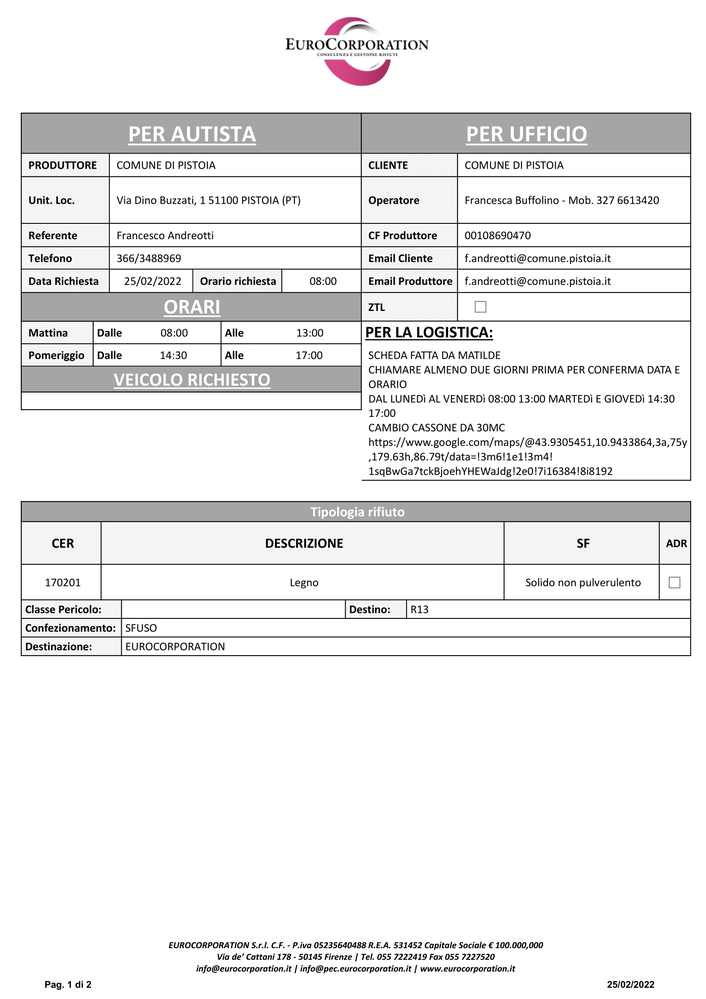
#> input picture key-value-pair-Extraction/11.png, 706 x 999 px, shrunk from 1653 x 2339 before the run, found by its file name
$ jupyter execute --allow-errors tesseract_tutorial.ipynb   (shell and % lines are left out)
#> lines starting #> are read from the running program, lines starting #| are printed output that depends on the picture; after the words box and inside, x2 and y2 are one past the last pixel; in counts of white or black regions, pixels touching at a corner belong together
## Preprocessing

[cell 1]
import re
import cv2

import numpy as np
import pytesseract
from pytesseract import Output
from matplotlib import pyplot as plt

[cell 2]
IMG_DIR = 'images/'

### Preprocessing of images using OpenCV

We will write basic functions for different preprocessing methods
- grayscaling
- thresholding
- dilating
- eroding
- opening
- canny edge detection
- noise removal
- deskwing
- template matching.

Different methods can come in handy with different kinds of images.

[cell 3]
# get grayscale image
def get_grayscale(image):
    return cv2.cvtColor(image, cv2.COLOR_BGR2GRAY)

# noise removal
def remove_noise(image):
    return cv2.medianBlur(image,5)

#thresholding
def thresholding(image):
    return cv2.threshold(image, 0, 255, cv2.THRESH_BINARY + cv2.THRESH_OTSU)[1]

#dilation
def dilate(image):
    kernel = np.ones((5,5),np.uint8)
    return cv2.dilate(image, kernel, iterations = 1)

#erosion
def erode(image):
    kernel = np.ones((5,5),np.uint8)
    return cv2.erode(image, kernel, iterations = 1)

#opening - erosion followed by dilation
def opening(image):
    kernel = np.ones((5,5),np.uint8)
    return cv2.morphologyEx(image, cv2.MORPH_OPEN, kernel)

#canny edge detection
def canny(image):
    return cv2.Canny(image, 100, 200)

#skew correction
def deskew(image):
    coords = np.column_stack(np.where(image > 0))
    angle = cv2.minAreaRect(coords)[-1]
    if angle < -45:
        angle = -(90 + angle)
    else:
        angle = -angle
    (h, w) = image.shape[:2]
    center = (w // 2, h // 2)
    M = cv2.getRotationMatrix2D(center, angle, 1.0)
    rotated = cv2.warpAffine(image, M, (w, h), flags=cv2.INTER_CUBIC, borderMode=cv2.BORDER_REPLICATE)
    return rotated

#template matching
def match_template(image, template):
    return cv2.matchTemplate(image, template, cv2.TM_CCOEFF_NORMED)

[cell 4]
# Plot original image

image = cv2.imread('/content/11.PNG')
#> image is the input picture: shape (999, 706, 3); mean B, G, R 236.3, 236.1, 236.4
b,g,r = cv2.split(image)
rgb_img = cv2.merge([r,g,b])
plt.imshow(rgb_img)
plt.title('AUREBESH ORIGINAL IMAGE')
plt.show()

[cell 5]
# Preprocess image

gray = get_grayscale(image)
thresh = thresholding(gray)
#> in thresholding, `return cv2.threshold(image, 0, 255, cv2.THRESH_BINARY + cv2.THRESH_OTS..`:
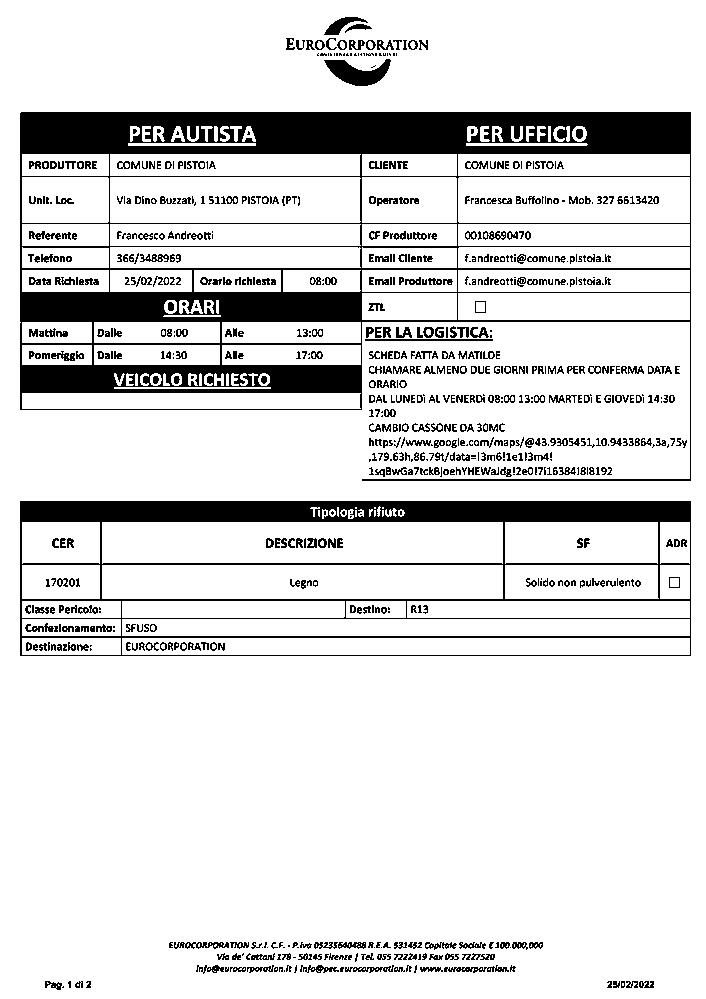
#> returned value: shape (999, 706); 86.3% white; 785 black regions (257 under 20 px), largest, box (x1, y1, x2, y2) and area: (20, 112, 691, 481) 50939, (20, 501, 691, 656) 19882, (324, 59, 391, 86) 980
opening = opening(gray)
#> in opening, `return cv2.morphologyEx(image, cv2.MORPH_OPEN, kernel)`:
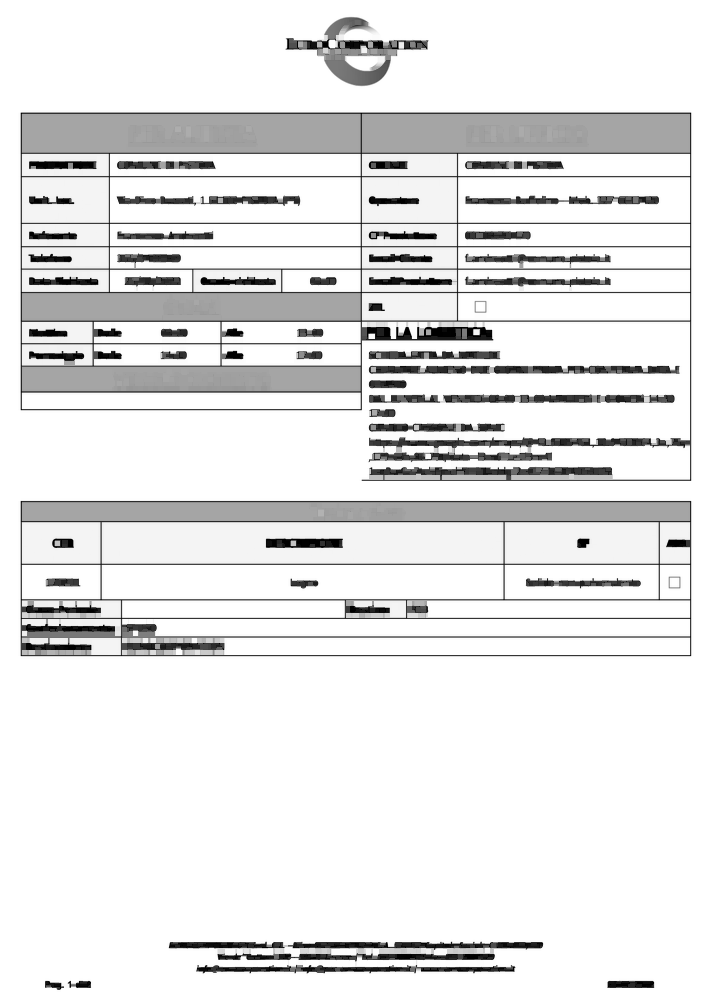
#> returned value: shape (999, 706); min 0, max 255, mean 229.3
canny = canny(gray)
#> in canny, `return cv2.Canny(image, 100, 200)`:
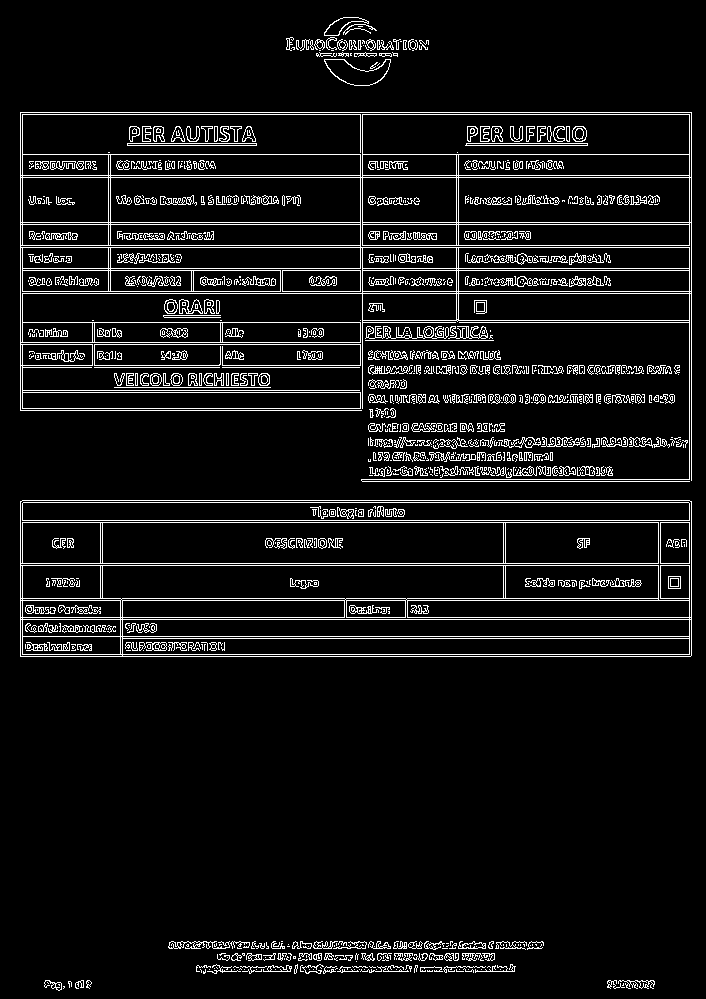
#> returned value: shape (999, 706); 7.4% white in thin lines or dots
images = {'gray': gray,
          'thresh': thresh,
          'opening': opening,
          'canny': canny}

[cell 6]
# Plot images after preprocessing

fig = plt.figure(figsize=(20,20))
ax = []

rows = 2
columns = 2
keys = list(images.keys())
#> keys = ['gray', 'thresh', 'opening', 'canny']
for i in range(rows*columns):
    ax.append( fig.add_subplot(rows, columns, i+1) )
    ax[-1].set_title('AUREBESH - ' + keys[i])
    plt.imshow(images[keys[i]], cmap='gray')
#> after the loop, ax = 4 items
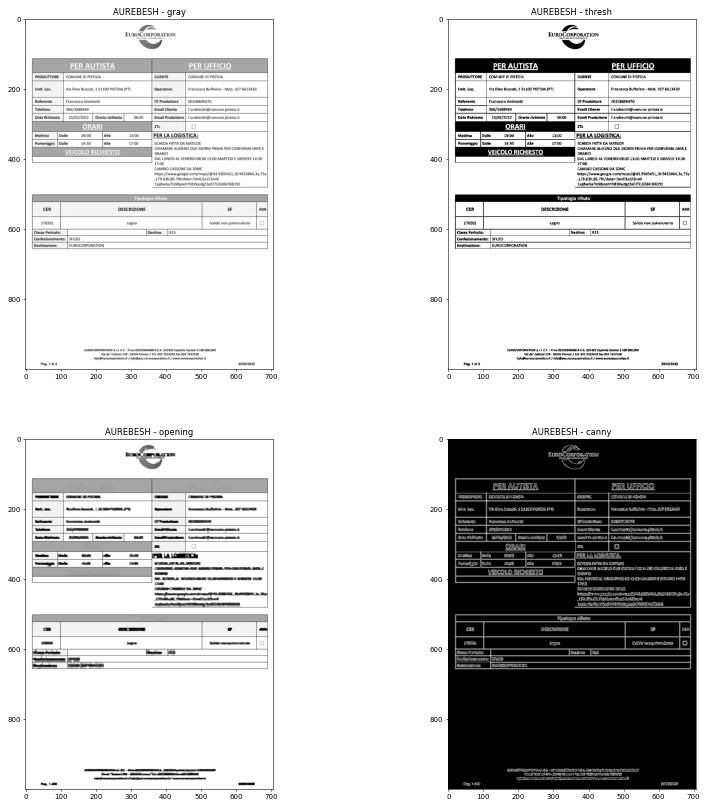
#> figure drawn by matplotlib, 4 panels

[cell 7]
import cv2
import pytesseract

img = cv2.imread('/content/12.PNG')

# Adding custom options
custom_config = r'--oem 3 --psm 6'
print(pytesseract.image_to_string(img, config=custom_config))
#> (this line was passed over: pytesseract is not available in this run)

[cell 8]
# Get OCR output using Pytesseract

custom_config = r'--oem 3 --psm 6'
print('-----------------------------------------')
print('TESSERACT OUTPUT --> ORIGINAL IMAGE')
print('-----------------------------------------')
print(pytesseract.image_to_string(image, config=custom_config))
#> (this line was passed over: pytesseract is not available in this run)
print('\n-----------------------------------------')
print('TESSERACT OUTPUT --> THRESHOLDED IMAGE')
print('-----------------------------------------')
print(pytesseract.image_to_string(image, config=custom_config))
#> (this line was passed over: pytesseract is not available in this run)
print('\n-----------------------------------------')
print('TESSERACT OUTPUT --> OPENED IMAGE')
print('-----------------------------------------')
print(pytesseract.image_to_string(image, config=custom_config))
#> (this line was passed over: pytesseract is not available in this run)
print('\n-----------------------------------------')
print('TESSERACT OUTPUT --> CANNY EDGE IMAGE')
print('-----------------------------------------')
print(pytesseract.image_to_string(image, config=custom_config))
#> (this line was passed over: pytesseract is not available in this run)

## Bounding box information using Pytesseract

### Bounding box information using Pytesseract

While running and image through the tesseract OCR engine, pytesseract allows you to get bounding box imformation
- on a character level
- on a word level
- based on a regex template

We will see how to obtain both

[cell 9]
# Plot original image

image = cv2.imread(IMG_DIR + '1-1.PNG')
#> (the rest of this cell did not finish here and is left out)

[cell 10]
# Plot character boxes on image using pytesseract.image_to_boxes() function

image = cv2.imread(IMG_DIR + '1-1.PNG')
#> (the rest of this cell did not finish here and is left out)

[cell 11]
# Plot word boxes on image using pytesseract.image_to_data() function

image = cv2.imread(IMG_DIR + '1-1.PNG')
#> (the rest of this cell did not finish here and is left out)

[cell 12]
# Plot boxes around text that matches a certain regex template
# In this example we will extract the date from the sample invoice

image = cv2.imread(IMG_DIR + '1-1.PNG')
date_pattern = '^(0[1-9]|[12][0-9]|3[01])/(0[1-9]|1[012])/(19|20)\d\d$'

#> (the rest of this cell did not finish here and is left out)

### Page Segmentation Modes

There are several ways a page of text can be analysed. The tesseract api provides several page segmentation modes if you want to run OCR on only a small region or in different orientations, etc.

Here's a list of the supported page segmentation modes by tesseract -

0    Orientation and script detection (OSD) only.
1    Automatic page segmentation with OSD.
2    Automatic page segmentation, but no OSD, or OCR.
3    Fully automatic page segmentation, but no OSD. (Default)
4    Assume a single column of text of variable sizes.
5    Assume a single uniform block of vertically aligned text.
6    Assume a single uniform block of text.
7    Treat the image as a single text line.
8    Treat the image as a single word.
9    Treat the image as a single word in a circle.
10    Treat the image as a single character.
11    Sparse text. Find as much text as possible in no particular order.
12    Sparse text with OSD.
13    Raw line. Treat the image as a single text line, bypassing hacks that are Tesseract-specific.

To change your page segmentation mode, change the ```--psm``` argument in your custom config string to any of the above mentioned mode codes.

### Detect orientation and script

You can detect the orientation of text in your image and also the script in which it is written.

[cell 13]
# Plot original image

image = cv2.imread(IMG_DIR + '1-1.PNG')
#> (the rest of this cell did not finish here and is left out)

#> (a cell that did not finish here is left out)

### Playing around with the config

By making minor changes in the config file you can
- specify language
- detect only digits
- whitelist characters
- blacklist characters
- work with multiple languages

[cell 15]
# Plot original image

image = cv2.imread(IMG_DIR + '1-1.PNG')
#> (the rest of this cell did not finish here and is left out)

[cell 16]
# Original tesseract output with english language sepcified

custom_config = r'-l eng --oem 3 --psm 6'
print(pytesseract.image_to_string(image, config=custom_config))
#> (this line was passed over: pytesseract is not available in this run)

[cell 17]
# Output with outputbase digits

custom_config = r'--oem 3 --psm 6 outputbase digits'
print(pytesseract.image_to_string(image, config=custom_config))
#> (this line was passed over: pytesseract is not available in this run)
